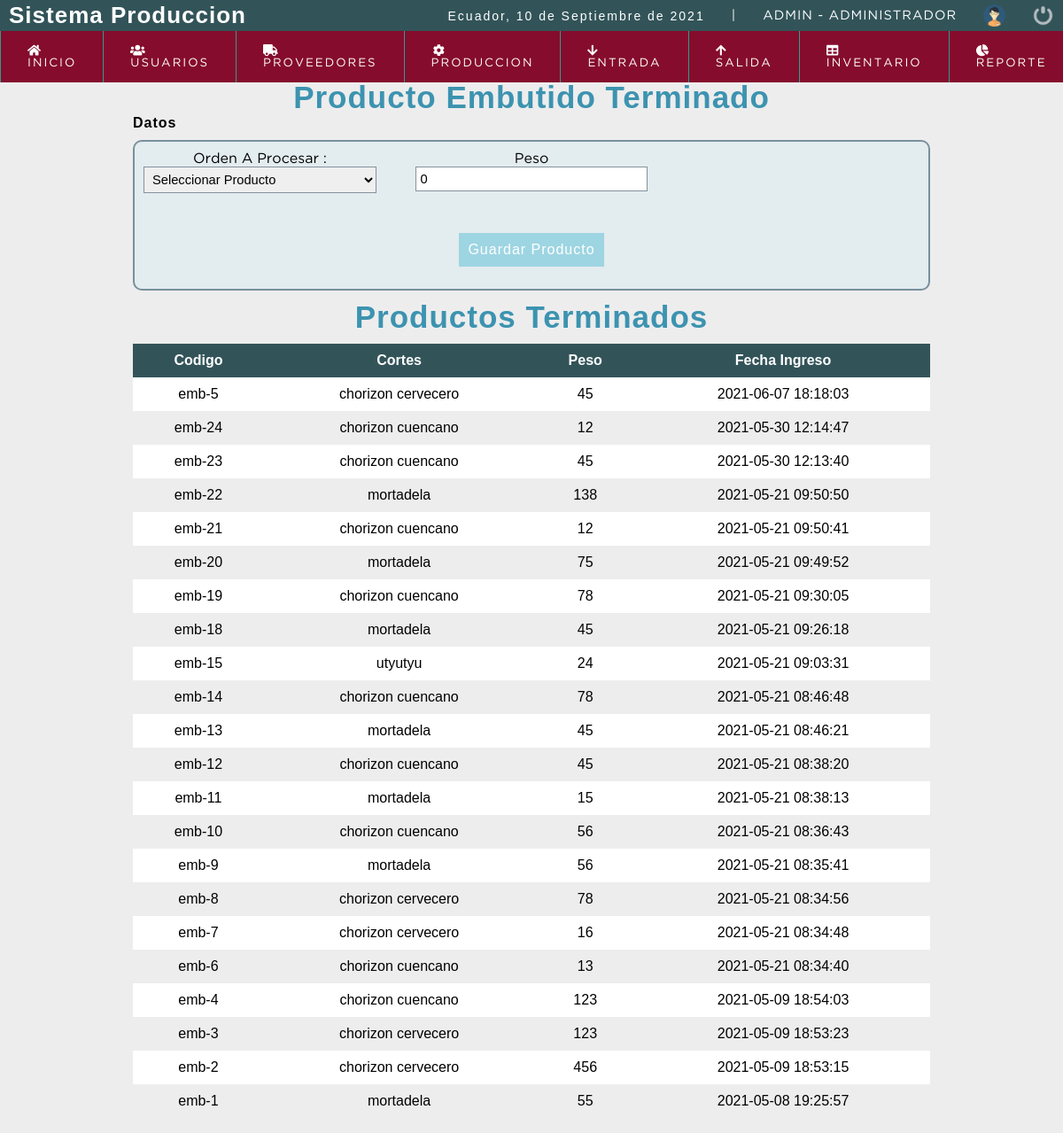
The app's page /sistema/produc_termi_emb.php (signed in) with its own data.
### tables this page shows
CREATE TABLE `prod_terminado` (
  `id_pro_ter` int(11) NOT NULL,
  `cod_pro` varchar(50) NOT NULL,
  `cortes` varchar(50) NOT NULL,
  `peso` float NOT NULL,
  `fecha_ingre` datetime NOT NULL DEFAULT current_timestamp(),
  `id_usu` int(11) NOT NULL
);

### sistema/produc_termi_emb.php (the view, shortened to what this page needs)
<?php
include "conexion.php";
?>
<!DOCTYPE html>
<html lang="en">
<head>
	<?php include "includes/scripts.php"; ?>
</head>
<body>
	<?php include "includes/header.php"; ?>
	<section id="container">
		<div class="title_page">
			<h1>Producto Embutido Terminado</h1>
			<div class="datos_desposte">
				<div class="action_orden">
					<h4>Datos</h4>
				</div>
				<form name="prod_termina_emb" id="prod_termina_emb" class="datos">
					<div class="wd30">
						<label for="rol">Orden A Procesar :</label>
						<select name="ord_desp" id="ord_desp" onchange="revisar2()" required>
							<option selected disabled value="">Seleccionar Producto</option>
						</select>
					</div>
					<div class="wd30">
						<label>Peso </label>
						<input name="peso_lle" id="peso_lle" class="solo-numero" value="0" onfocus="checkSelect();" onkeyup="revisar2(); checkPeso2();" required>
					</div>
					<div class="wd30">
					</div>
					<input id="submitemb" type="submit" value="Guardar Producto" class="btn_guardar" style="width: auto; padding: 10px;" disabled>
				</form>
			</div>
			<h1 class="v-margin">Productos Terminados</h1>
			<table>
				<thead>
					<tr>
						<th class="textcenter">Codigo</th>
						<th class="textcenter">Cortes</th>
						<th class="textcenter">Peso</th>
						<th class="textcenter">Fecha Ingreso</th>
					</tr>
				</thead>
				<tbody id="mostrar_data_proter">
					<?php
					$queryL = mysqli_query($conexion, "SELECT * FROM prod_terminado WHERE cod_pro LIKE '%EMB%' ORDER BY fecha_ingre DESC");
					while ($list = mysqli_fetch_array($queryL)) { ?>
						<tr>
							<td><?php echo $list["cod_pro"]; ?></td>
							<td><?php echo $list["cortes"]; ?></td>
							<td><?php echo $list["peso"]; ?></td>
							<td><?php echo $list["fecha_ingre"]; ?></td>
						</tr>
					<?php	} ?>
				</tbody>
			</table>
		</div>
	</section>
</body>
</html>

### sistema/css/style.css (style rules this page uses)
* { margin: 0; padding: 0; box-sizing: border-box; }
body { background: #ededed; }
h1, h2, h3, h4, h5, h6 { font-family: 'arial'; font-weight: bold; letter-spacing: 1px; }
h1 { font-size: 26px; }
h4 { font-size: 16px; }
#container { padding: 90px 15px 15px; }
.btn_guardar { font-size: 12pt; background: #12a4c6; padding: 10px; color: #fff; letter-spacing: 1px; border: 0; cursor: pointer; margin: 15px auto; }
.btn_guardar:disabled { font-size: 12pt; background: #12a5c654; padding: 10px; color: #fff; letter-spacing: 1px; border: 0; cursor: pointer; margin: 15px auto; }
#container h1 { font-size: 35px; display: block; text-align: center; }
form { background: #fff; margin: auto; padding: 20px 50px; border: 1px solid #d1d1d1; display: grid; grid-template-columns: 1fr 1fr; grid-gap: 30px; }
label { font-size: 12pt; font-family: 'Gothambook'; align-self: center; margin: 15px auto 5px auto; }
select { display: block; width: 100%; font-size: 11pt; padding: 5px; border: 1px solid #85929e; }
.v-margin { margin: 10px 0px; }
table { border-collapse: collapse; font-size: 12pt; font-family: 'Arial'; width: 100% }
table th { text-align: left; padding: 10px; background: #325459; color: #FFF; }
table tr:nth-child(odd) { background: #FFF; }
table td { padding: 10px; }
.datos_cliente, .datos_cortes, .title_page { width: 100%; max-width: 900px; margin: auto; margin-bottom: 20px; text-align: center; }
.datos_cliente input, .datos_cortes input, .title_page input { display: block; width: 100%; font-size: 11pt; padding: 5px; border: 1px solid #85929e; }
.title_page h1 { color: #3c93b0; align-items: center; text-align: center; justify-content: center; }
.title_page h4 { color: #000000; align-items: center; text-align: center; justify-content: center; }
.datos { background-color: #e3ecef; display: -webkit-flex; display: -moz-flex; display: -ms-flex; display: -o-flex; display: flex; justify-content: space-between; flex-wrap: wrap; border: 2px solid #78909C; padding: 10px; border-radius: 10px; margin-top: 10px; }
.action_orden { display: -webkit-flex; display: -moz-flex; display: -ms-flex; display: -o-flex; display: flex; align-items: center; }
.datos label { margin: 5px auto; }
.wd30 { width: 30%; }
.textcenter { text-align: center; }

### records on screen
prod_terminado: cod_pro "emb-5", cortes "chorizon cervecero", peso "45", fecha_ingre "2021-06-07 18:18:03"
prod_terminado: cod_pro "emb-24", cortes "chorizon cuencano", peso "12", fecha_ingre "2021-05-30 12:14:47"
prod_terminado: cod_pro "emb-23", cortes "chorizon cuencano", peso "45", fecha_ingre "2021-05-30 12:13:40"
prod_terminado: cod_pro "emb-22", cortes "mortadela", peso "138", fecha_ingre "2021-05-21 09:50:50"
prod_terminado: cod_pro "emb-21", cortes "chorizon cuencano", peso "12", fecha_ingre "2021-05-21 09:50:41"
prod_terminado: cod_pro "emb-20", cortes "mortadela", peso "75", fecha_ingre "2021-05-21 09:49:52"
prod_terminado: cod_pro "emb-19", cortes "chorizon cuencano", peso "78", fecha_ingre "2021-05-21 09:30:05"
prod_terminado: cod_pro "emb-18", cortes "mortadela", peso "45", fecha_ingre "2021-05-21 09:26:18"
prod_terminado: cod_pro "emb-15", cortes "utyutyu", peso "24", fecha_ingre "2021-05-21 09:03:31"
prod_terminado: cod_pro "emb-14", cortes "chorizon cuencano", peso "78", fecha_ingre "2021-05-21 08:46:48"
prod_terminado: cod_pro "emb-13", cortes "mortadela", peso "45", fecha_ingre "2021-05-21 08:46:21"
prod_terminado: cod_pro "emb-12", cortes "chorizon cuencano", peso "45", fecha_ingre "2021-05-21 08:38:20"
prod_terminado: cod_pro "emb-11", cortes "mortadela", peso "15", fecha_ingre "2021-05-21 08:38:13"
prod_terminado: cod_pro "emb-10", cortes "chorizon cuencano", peso "56", fecha_ingre "2021-05-21 08:36:43"
prod_terminado: cod_pro "emb-9", cortes "mortadela", peso "56", fecha_ingre "2021-05-21 08:35:41"
prod_terminado: cod_pro "emb-8", cortes "chorizon cervecero", peso "78", fecha_ingre "2021-05-21 08:34:56"
prod_terminado: cod_pro "emb-7", cortes "chorizon cervecero", peso "16", fecha_ingre "2021-05-21 08:34:48"
prod_terminado: cod_pro "emb-6", cortes "chorizon cuencano", peso "13", fecha_ingre "2021-05-21 08:34:40"
prod_terminado: cod_pro "emb-4", cortes "chorizon cuencano", peso "123", fecha_ingre "2021-05-09 18:54:03"
prod_terminado: cod_pro "emb-3", cortes "chorizon cervecero", peso "123", fecha_ingre "2021-05-09 18:53:23"
prod_terminado: cod_pro "emb-2", cortes "chorizon cervecero", peso "456", fecha_ingre "2021-05-09 18:53:15"
prod_terminado: cod_pro "emb-1", cortes "mortadela", peso "55", fecha_ingre "2021-05-08 19:25:57"

### other values on screen
fechaC() "10 de Septiembre de 2021"
$_SESSION['user'] "ADMIN"
$rol "ADMINISTRADOR"
